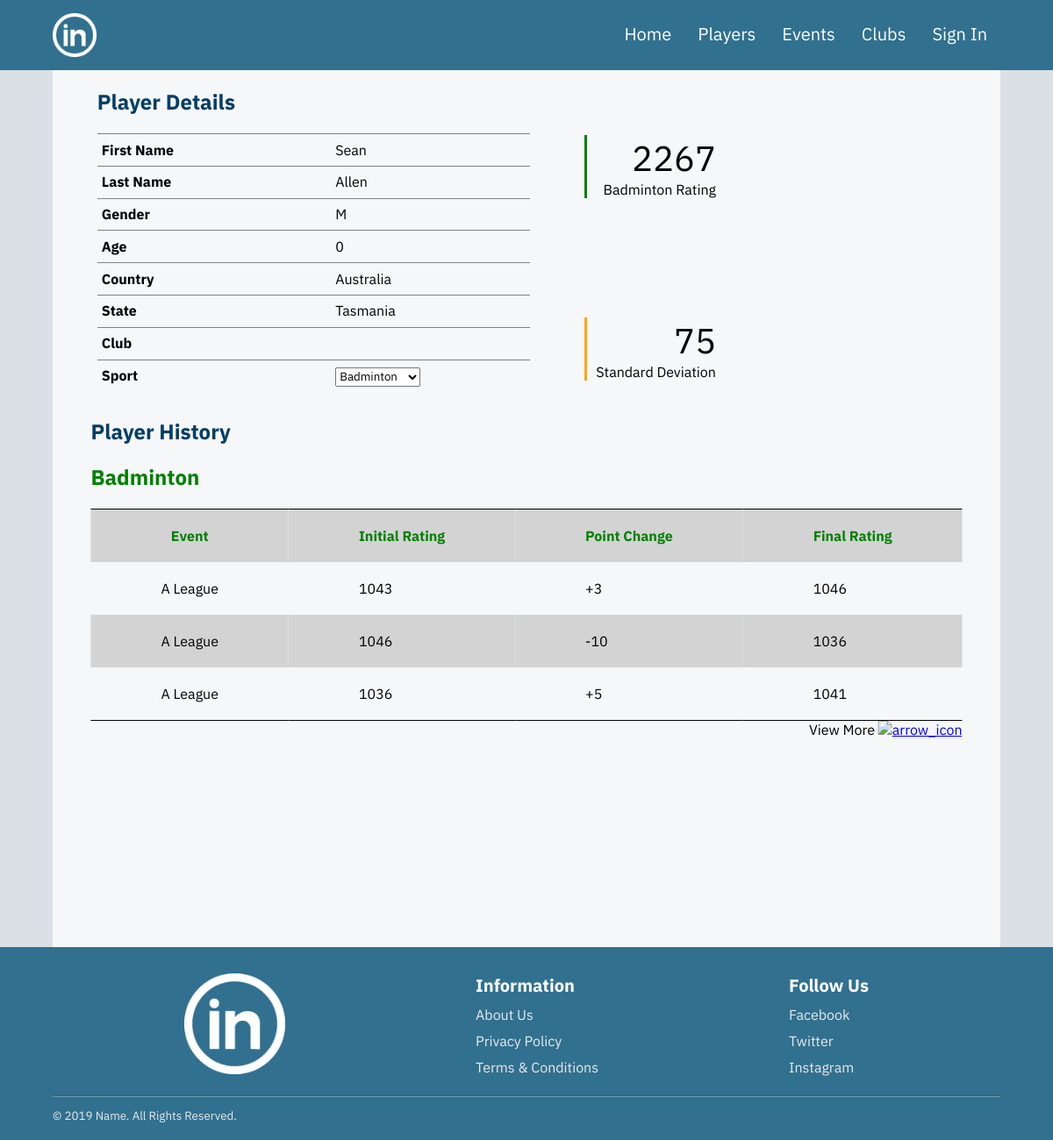
The page /profile.php on the database as committed earlier.
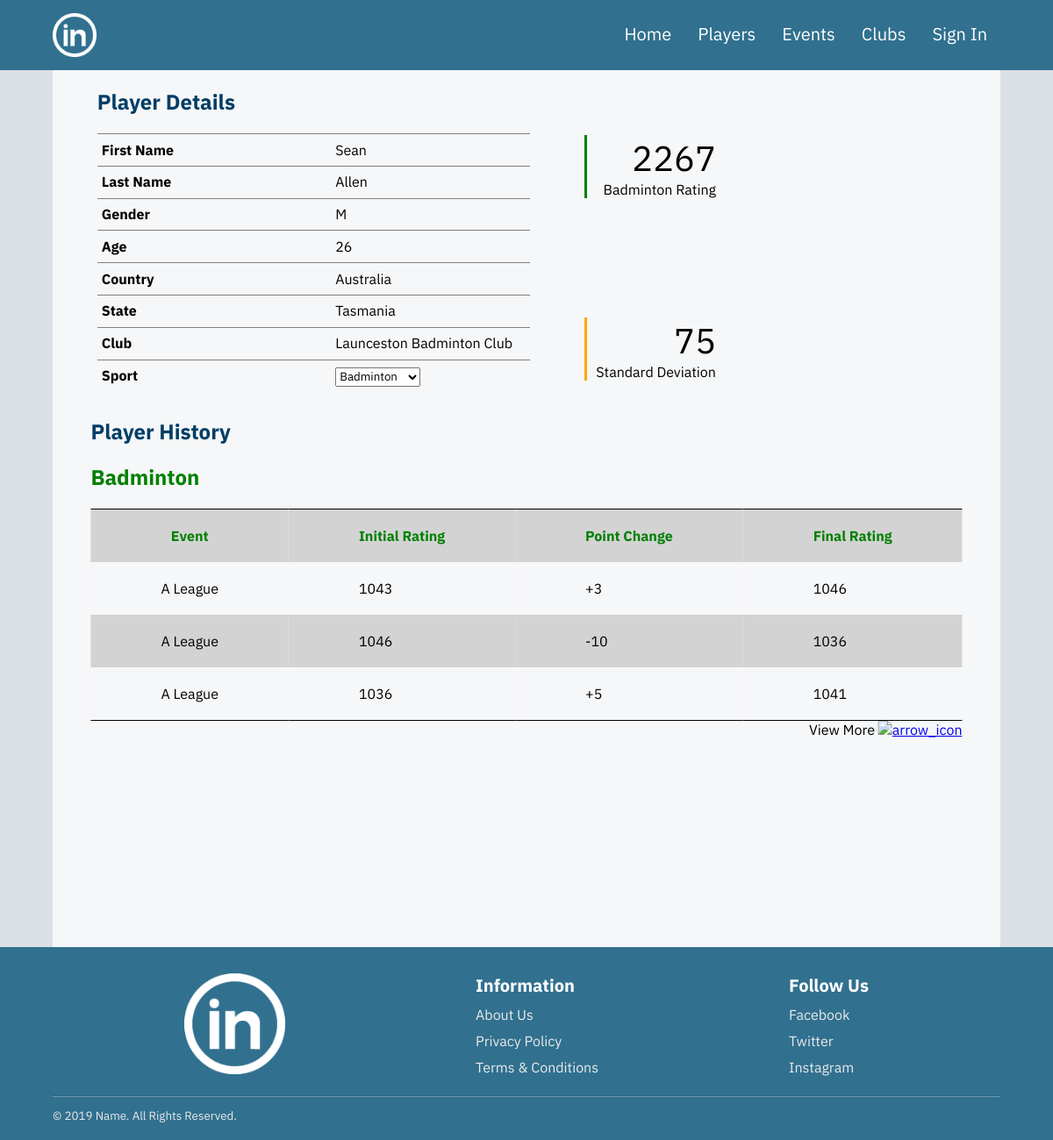
The same page on the database as committed later.
### tables this page shows
CREATE TABLE IF NOT EXISTS `player` (
  `player_id` INT NOT NULL UNIQUE AUTO_INCREMENT,
  `given_name` VARCHAR(45) NOT NULL,
  `family_name` VARCHAR(45) NOT NULL,
  `gender` VARCHAR(1) NOT NULL CHECK (gender in ('M', 'F')),
  `date_of_birth` DATE NOT NULL,
  `email` VARCHAR(45) NOT NULL UNIQUE,
  `last_played` DATETIME NOT NULL,
  `receive_emails` VARCHAR(1) NOT NULL DEFAULT 'Y'  CHECK (receive_emails IN ('Y', 'N')),
  `country_id` INT NOT NULL,
  `state_id` INT NOT NULL,
  PRIMARY KEY (`player_id`),
  FOREIGN KEY (`country_id`) REFERENCES country(country_id),
  FOREIGN KEY (`state_id`) REFERENCES state(state_id)
);

CREATE TABLE IF NOT EXISTS `country` (
  `country_id` INT NOT NULL UNIQUE AUTO_INCREMENT,
  `name` VARCHAR(45) NOT NULL UNIQUE,
  PRIMARY KEY (`country_id`)
);

CREATE TABLE IF NOT EXISTS `state` (
  `state_id` INT NOT NULL UNIQUE AUTO_INCREMENT,
  `name` VARCHAR(45) NOT NULL UNIQUE,
  `country_id` INT NOT NULL,
  PRIMARY KEY (`state_id`),
  FOREIGN KEY (`country_id`) REFERENCES country(country_id)
);

CREATE TABLE IF NOT EXISTS `club` (
  `club_id` INT NOT NULL UNIQUE AUTO_INCREMENT,
  `name` VARCHAR(45) NOT NULL UNIQUE,
  `country_id` INT NOT NULL,
  `state_id` INT NOT NULL,
  PRIMARY KEY (`club_id`),
  FOREIGN KEY (`country_id`) REFERENCES country(country_id),
  FOREIGN KEY (`state_id`) REFERENCES state(state_id)
);

### classes/database.php (called while the page is built)
<?php
class Database
{
	private $connection;
	public function __construct()
	{
		$configuration = parse_ini_file("./configurations/config.ini");
		try
		{
			$dsn = "mysql:host=".$configuration["hostname"].";dbname=".$configuration["databaseName"].";charset=".$configuration["charset"];
			$this->connection = new PDO($dsn, $configuration["username"], $configuration["password"]);
			$this->connection->setAttribute(PDO::ATTR_ERRMODE, PDO::ERRMODE_EXCEPTION);
		}
		catch(PDOException $exception)
		{
			echo "Database connection failed. Contact the server administrator";
		}
	}
	public function query($query, $parameters = NULL)
	{
		try
		{
			$result = $this->connection->prepare($query);
			$result->execute($parameters);
		}
		catch(PDOException $exception)
		{
		}
		return $result;
	}
}
?>

### includes/initialize.php (called while the page is built, shortened)
<?php
    require("./classes/database.php");
    require("./classes/account.php");
    require("./classes/content-manager.php");
    $database = new Database();
    $account = new Account($database);
    $contentManager = new ContentManager($database);
?>

### classes/account.php (called while the page is built, shortened)
<?php
class Account
{
	private $loggedIn = false;
	public function isLoggedIn()
	{
		return $this->loggedIn;
	}
}
?>

### classes/content-manager.php (called while the page is built, shortened)
<?php
class ContentManager
{
	private $database;
	public function __construct($database)
	{
		$this->database = $database;
	}
	public function getSpecificPlayerInformation($player_id)
	{
		$query = "SELECT player.given_name, player.family_name, player.gender, player.date_of_birth, country.name as country_name, state.name as state_name FROM((player INNER JOIN country ON player.country_id = country.country_id) INNER JOIN state ON player.state_id = state.state_id) WHERE player_id = ?;";
		$result = $this->database->query($query, [$player_id])->fetch();
		return $result;
	}
	public function getPlayerClub($player_id)
	{
		$query = "select club.name FROM club INNER JOIN membership on membership.club_id = club.club_id WHERE player_id = ? ";
		$result = $this->database->query($query, [$player_id])->fetch();
		return $result;
	}
	public function getAllSports()
	{
		$query = "SELECT * FROM sport";
		$result = $this->database->query($query, null);
		return $result;
	}
}
?>

### profile.php (the view, shortened to what this page needs)
<?php
  include("./includes/header.php");
  include("./includes/navigation.php");
  if(isset($_SESSION["profile-id"]))
  {
      $playerId = $_SESSION["profile-id"];
      $playerInfo = $contentManager->getSpecificPlayerInformation($playerId);
      $playerClub = $contentManager->getPlayerClub($playerId);
      $userDob = new DateTime($playerInfo["date_of_birth"]);
      $today = new Datetime(date("Y-m-d"));
      $age = $today->diff($userDob)->y;
  }
?>
<article>
  <div class="player-details-border">
    <h1>Player Details</h1>
    <ul class="player-bio-list">
      <li id="player-bio-row">
      	<span id="player-bio-row-heading"><b>First Name</b></span>
      	<span id="player-bio-row-value"> <?php echo $playerInfo["given_name"]; ?> </span>
      </li>
      <li id="player-bio-row">
      	<span id="player-bio-row-heading"><b>Last Name</b></span>
      	<span id="player-bio-row-value"> <?php echo $playerInfo["family_name"]; ?> </span>
      </li>
      <li id="player-bio-row">
      	<span id="player-bio-row-heading"><b>Gender</b></span>
      	<span id="player-bio-row-value"> <?php echo $playerInfo["gender"]; ?> </span>
      </li>
      <li id="player-bio-row">
      	<span id="player-bio-row-heading"><b>Age</b></span>
      	<span id="player-bio-row-value"> <?php echo $age; ?> </span>
      </li>
      <li id="player-bio-row">
      	<span id="player-bio-row-heading"><b>Country</b></span>
      	<span id="player-bio-row-value"> <?php echo $playerInfo["country_name"]; ?> </span>
      </li>
      <li id="player-bio-row">
      	<span id="player-bio-row-heading"><b>State</b></span>
      	<span id="player-bio-row-value"> <?php echo $playerInfo["state_name"]; ?> </span>
      </li>
      <li id="player-bio-row">
      	<span id="player-bio-row-heading"><b>Club</b></span>
      	<span id="player-bio-row-value"> <?php echo $playerClub["name"]; ?> </span>
      </li>
      <li id="player-bio-row">
      	<span id="player-bio-row-heading"><b>Sport</b></span>
      	<span id="player-bio-row-value">
      		<select class="select-sport-menu">
      			<?php
            $sports = $contentManager->getAllSports();
            while ($sport = $sports->fetch())
            {
                echo "<option value=\"".$sport["sport_id"]."\">".$sport["name"]."</option>";
            }
        ?>
      		</select>
      	</span>
      </li>
    </ul>
    <div class="rating-border">
 	  <div class="mean-border">
	    <div id="side-colour-mean">&nbsp</div>
		  <p id="mean-value">2267</p>
		  <p>Badminton Rating</p>
      </div>
	  <div class="sd-border">
	    <div id="side-colour-sd">&nbsp</div>
		  <p id="sd-value">75</p>
		  <p>Standard Deviation</p>
	  </div>
	</div>
  </div>
  <div class="player-history-border">
    <h1>Player History</h1>
    <h2>Badminton</h2>
    <table class="player-history-table" border="0">
      <tr id="odd-row">
        <th>Event</th>
        <th>Initial Rating</th>
        <th>Point Change</th>
        <th>Final Rating</th>
      </tr>
      <tr id="even-row">
        <td>A League</td>
        <td>1043</td>
        <td>+3</td>
        <td>1046</td>
      </tr>
      <tr id="odd-row">
        <td>A League</td>
        <td>1046</td>
        <td>-10</td>
        <td>1036</td>
      </tr>
      <tr id="even-row">
        <td>A League</td>
        <td>1036</td>
        <td>+5</td>
        <td>1041</td>
      </tr>
    </table>
    <div id="player-history-view-more">
      <span>View More</span>
      <a href="#"><img alt="arrow_icon"></a>
    </div>
  </div>
</article>
<?php
  include("./includes/footer.php");
?>

### includes/header.php (shortened to what this page needs)
<?php
    require("./includes/initialize.php");
?>
<!DOCTYPE html>
<html lang="en">
<head>
  <link rel="stylesheet" href="./resources/css/styles.css">
  <link rel="stylesheet" href="./resources/css/jquery-ui.min.css">
</head>
<body>

### includes/navigation.php (shortened to what this page needs)
<header>
  <nav>
    <div class="nav-menu-logo">
      <a href="./index.php">
        <img src="./resources/images/logo.png" alt="">
      </a>
    </div>
    <div class="nav-menu-links">
      <a href="./index.php">home</a>
      <a href="./players.php">players</a>
      <a href="./events.php">events</a>
      <a href="./clubs.php">clubs</a>
      <a href="#" class="nav-sign-in-button" onclick="toggleDropdownMenu()">
        <?php
          if(!$account->isLoggedIn())
          {
            echo "Sign In";
          }
          else
          {
            echo "Account";
          }
        ?>
      </a>
   </nav>
</header>

### includes/footer.php (shortened to what this page needs)
<footer>
  <div class="footer-container">
    <div class="footer-top-content">
     <div class="footer-logo">
        <a href="./index.php">
          <img src="./resources/images/logo.png" alt="">
        </a>
      </div>
      <div class="footer-information">
        <h2 class="footer-heading">Information</h2>
        <a href="./about-us.php">About Us</a>
        <a href="./privacy-policy.php">Privacy Policy</a>
        <a href="./terms-and-conditions.php">Terms & Conditions</a>
      </div>
      <div class="footer-social-media">
        <h2 class="footer-heading">Follow Us</h2>
        <a href="www.facebook.com">Facebook</a>
        <a href="www.twitter.com">Twitter</a>
        <a href="www.instagram.com">Instagram</a>
      </div>
    </div>
    <div class="footer-bottom-content">
      <hr/>
      <small>&copy; <?php echo date('Y'); ?> Name. All Rights Reserved.</small>
    </div>
  </div>
</footer>
</body>
</html>

### resources/css/styles.css (style rules this page uses)
* { margin: 0; padding: 0; box-sizing: border-box; font-family: 'IBM Plex Sans', sans-serif; }
:root { --primary-color: #31708F; --primary-color-light: #89C5E8; --primary-color-dark: #1E4D69; --secondary-color: #4F85A5; --secondary-color-light: #F9E352; --secondary-color-dark: #003e66; --tertiary-color: #8FC1E2; --tertiary-color-light: green; --tertiary-color-dark: green; --text-light: white; --text-medium: #eaeaea; --text-dark: #242A36; --form-background: white; --form-input-background: #F4F4F4; --form-input-border: #DEDEDE; --link-light: #7EBBDA; --link-dark: #6693c4; --content-background-color: #F6F7F8; --body-color: #DAE0E6; --font-small: 16px; --font-medium: 20px; --font-large: 40px; --font-extra-large: 60px; }
body { background-color: var(--body-color); }
article { height: 1000px; width: 1080px; margin: 0 auto; background-color: var(--content-background-color); }
header { display: flex; background: var(--primary-color); width: 100%; height: 80px; margin: 0px 0px 0px 0px; }
nav { height: 100%; width: 1080px; margin: auto; position: relative; }
.nav-menu-links a { color: var(--text-light); text-decoration: none; text-transform: capitalize; font-size: var(--font-medium); cursor: pointer; height: 80px; display: inline-flex; padding: 25px 15px 25px 15px; }
.nav-menu-logo img { height: 50px; width: 50px; float: left; margin: 15px 0px 15px 0px; }
.nav-menu-logo { height: 100%; float: left; }
.nav-menu-links { height: 80px; display: inline-flex; float: right; }
.player-details-border { width: 658px; display: inline-block; position: relative; left: 4.7%; margin-bottom: 30px; margin-top: 20px; }
.player-details-border h1 { color: var(--secondary-color-dark); margin-bottom: 20px; }
.player-bio-list { position: relative; list-style: none; line-height: 1.3; display: inline-block; width: 75%; }
#player-bio-row { padding: 7.5px 5px; border-top: 1px solid grey; }
#player-bio-row-value { position: absolute; text-align: right; left: 55%; }
.rating-border { display: inline-block; position: relative; height: 280px; width: 20%; margin-left: 4%; }
.mean-border { position: absolute; top: 0; right: -50px; text-align: right; width: 150px; }
#side-colour-mean { width: 3px; position: absolute; bottom: 0; top: 0; background-color: var(--tertiary-color-dark); }
#mean-value { font-size: var(--font-large); }
.sd-border { position: absolute; bottom: 0; right: -50px; text-align: right; width: 150px; }
#side-colour-sd { width: 3px; position: absolute; bottom: 0; top: 0; background-color: orange; }
#sd-value { font-size: var(--font-large); }
.player-history-border { display: inline-block; position: relative; left: 50%; transform: translate(-50%, 0); }
.player-history-border h1 { color: var(--secondary-color-dark); margin-bottom: 20px; }
.player-history-border h2 { color: var(--tertiary-color-dark); margin-bottom: 20px; }
.player-history-table { margin-top: 20px; border-top: 1px solid black; border-bottom: 1px solid black; border-collapse: collapse; }
.player-history-table th { padding: 20px 80px; color: var(--tertiary-color-dark); }
.player-history-table td { padding: 20px 80px; }
#odd-row { background-color: lightgrey; }
#even-row { background-color: var(--content-background-color); }
#player-history-view-more { float: right; }
footer { background-color: var(--primary-color); height: 220px; width: 100%; font-size: var(--font-small); }
footer a { display: block; text-decoration: none; color: var(--text-medium); margin: 0px 0px 10px 0px; }
.footer-container { height: inherit; width: 1080px; margin: 0 auto; }
.footer-container h2 { font-size: var(--font-medium); color: var(--text-light); margin: 0px 0px 10px 0px; }
.footer-top-content { width: 100%; display: inline-flex; margin: 30px 0px 10px 0px; }
.footer-logo { display: block; width: auto; margin: 0 auto; margin-left: 150px; }
.footer-logo img { height: 115px; width: 115px; }
.footer-information { display: block; width: auto; }
.footer-social-media { display: block width: auto; margin: 0 auto; margin-right: 150px; }
.footer-bottom-content { display: block; width: 100%; }
.footer-bottom-content hr { margin: 0px 0px 10px 0px; border: 0; height: 0; border-top: 1px solid rgba(0, 0, 0, 0.1); border-bottom: 1px solid rgba(255, 255, 255, 0.3); }
.footer-bottom-content small { color: var(--text-medium); }

Rows that differ between the two databases and show on the page:
changed player "Sean": date_of_birth "0" → "26"
now on this page (row edited): club: name "Launceston Badminton Club"
